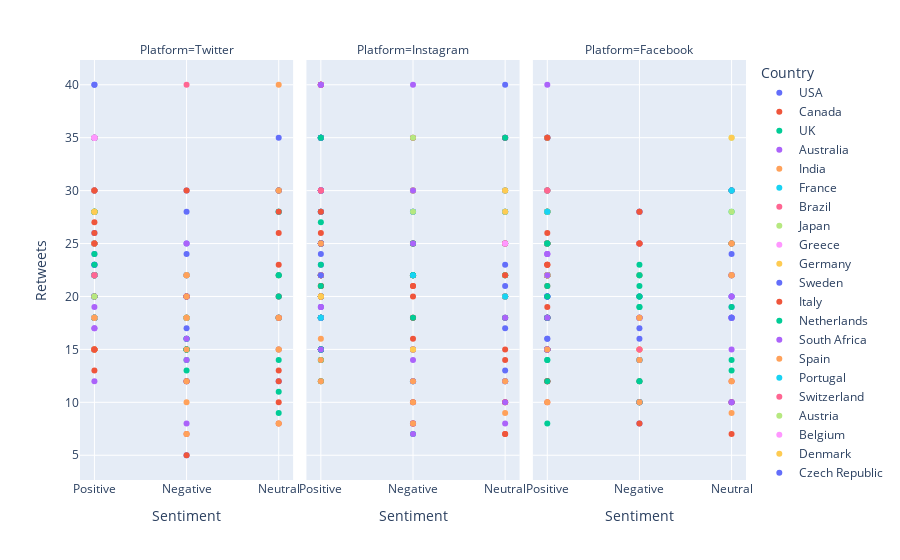

Notebook cell for this chart:
### Code cell
import plotly.express as px
df = pd.read_csv("C:\\Users\\sherr\\OneDrive\\Desktop\\Data Visualization\\resources\\sentimentdataset.csv")
df.Country = df.Country.str.strip()
df.Platform = df.Platform.str.strip()
df['Sentiment'] = df['Sentiment'].apply(remove_spaces)
df["Sentiment"]=df["Sentiment"].replace(changes)
fig = px.scatter(df, x="Sentiment", y="Retweets", color="Country",facet_col="Platform")
fig.show()

### Figure 1 — Plotly figure (JSON) as saved in the notebook; plotly's stock layout.template omitted (floating-point values rounded to 4 significant figures)
{"data": [{"hovertemplate": "Country=USA<br>Platform=Twitter<br>Sentiment=%{x}<br>Retweets=%{y}<extra></extra>", "legendgroup": "USA", "marker": {"color": "#636efa", "symbol": "circle"}, "mode": "markers", "name": "USA", "orientation": "v", "showlegend": true, "type": "scatter", "x": ["Positive", "Negative", "Positive", "Positive", "Positive", "Positive", "Positive", "Positive", "Positive", "Negative", "Negative", "Negative", "Neutral", "Positive", "Neutral", "Positive", "Positive", "Positive", "Positive", "Negative", "Negative", "Negative", "Positive", "Positive", "Negative", "Positive", "Neutral", "Positive", "Positive", "Positive", "Positive", "Positive", "Positive", "Positive", "Positive", "Positive", "Negative", "Positive", "Positive", "Positive", "Neutral", "Positive", "Positive", "Negative", "Negative", "Positive", "Negative", "Negative", "Negative", "Negative", "Negative", "Negative", "Negative", "Negative", "Positive", "Positive"], "xaxis": "x", "y": [15, 30, 22, 25, 20, 20, 20, 20, 20, 5, 12, 12, 15, 18, 12, 15, 23, 23, 23, 15, 20, 20, 25, 35, 20, 35, 35, 22, 35, 18, 22, 40, 35, 35, 40, 15, 20, 20, 25, 22, 20, 20, 20, 28, 18, 18, 16, 15, 17, 22, 18, 25, 16, 24, 24, 26], "yaxis": "y"}, {"hovertemplate": "Country=USA<br>Platform=Instagram<br>Sentiment=%{x}<br>Retweets=%{y}<extra></extra>", "legendgroup": "USA", "marker": {"color": "#636efa", "symbol": "circle"}, "mode": "markers", "name": "USA", "orientation": "v", "showlegend": false, "type": "scatter", "x": ["Positive", "Positive", "Positive", "Positive", "Negative", "Positive", "Positive", "Positive", "Positive", "Positive", "Positive", "Negative", "Positive", "Positive", "Positive", "Neutral", "Negative", "Positive", "Positive", "Positive", "Negative", "Positive", "Positive", "Positive", "Positive", "Positive", "Neutral", "Negative", "Neutral", "Neutral", "Positive", "Neutral", "Positive", "Positive", "Negative", "Neutral", "Positive", "Positive", "Neutral", "Positive", "Positive", "Positive", "Positive", "Negative", "Positive", "Neutral", "Neutral", "Positive", "Neutral", "Positive", "Positive", "Negative", "Positive", "Neutral", "Neutral", "Positive", "Positive", "Positive", "Positive", "Neutral", "Positive", "Positive", "Positive", "Negative", "Positive", "Positive", "Positive", "Neutral", "Neutral", "Positive", "Positive", "Positive"], "xaxis": "x2", "y": [20, 15, 22, 28, 8, 30, 25, 18, 30, 20, 18, 15, 30, 15, 25, 20, 15, 15, 25, 18, 30, 15, 15, 25, 30, 15, 18, 10, 20, 13, 25, 17, 25, 25, 18, 28, 25, 35, 35, 15, 40, 20, 20, 15, 40, 30, 25, 35, 40, 25, 22, 35, 22, 35, 25, 35, 20, 25, 30, 35, 30, 20, 22, 30, 15, 19, 20, 23, 21, 23, 25, 24], "yaxis": "y2"}, {"hovertemplate": "Country=USA<br>Platform=Facebook<br>Sentiment=%{x}<br>Retweets=%{y}<extra></extra>", "legendgroup": "USA", "marker": {"color": "#636efa", "symbol": "circle"}, "mode": "markers", "name": "USA", "orientation": "v", "showlegend": false, "type": "scatter", "x": ["Positive", "Neutral", "Positive", "Positive", "Positive", "Negative", "Positive", "Negative", "Positive", "Positive", "Positive", "Positive", "Positive", "Positive", "Positive", "Negative", "Negative", "Neutral", "Neutral", "Positive", "Positive", "Positive", "Positive", "Positive", "Positive", "Negative", "Negative", "Negative", "Negative", "Negative", "Positive", "Negative", "Negative", "Negative", "Neutral", "Positive", "Positive", "Positive", "Positive", "Positive", "Neutral", "Positive", "Neutral", "Positive", "Neutral", "Neutral", "Positive", "Positive", "Positive", "Positive", "Positive", "Positive", "Positive", "Positive", "Negative", "Positive", "Negative", "Neutral", "Neutral", "Neutral"], "xaxis": "x3", "y": [20, 25, 15, 30, 15, 18, 25, 18, 22, 22, 15, 18, 25, 15, 18, 10, 8, 10, 10, 25, 20, 20, 12, 16, 16, 16, 20, 20, 22, 25, 35, 28, 18, 25, 30, 28, 35, 35, 18, 18, 18, 18, 20, 18, 20, 25, 35, 25, 20, 25, 25, 28, 20, 25, 25, 20, 17, 24, 19, 18], "yaxis": "y3"}, {"hovertemplate": "Country=Canada<br>Platform=Twitter<br>Sentiment=%{x}<br>Retweets=%{y}<extra></extra>", "legendgroup": "Canada", "marker": {"color": "#EF553B", "symbol": "circle"}, "mode": "markers", "name": "Canada", "orientation": "v", "showlegend": true, "type": "scatter", "x": ["Negative", "Negative", "Positive", "Positive", "Positive", "Negative", "Negative", "Negative", "Positive", "Positive", "Positive", "Positive", "Neutral", "Negative", "Neutral", "Neutral", "Neutral", "Positive", "Positive", "Positive", "Positive", "Negative", "Positive", "Positive", "Positive", "Negative", "Positive", "Positive", "Neutral", "Positive", "Positive", "Neutral", "Positive", "Positive", "Positive", "Positive", "Positive", "Negative", "Positive", "Neutral", "Neutral", "Neutral", "Neutral", "Neutral", "Positive", "Positive"], "xaxis": "x", "y": [5, 7, 15, 18, 15, 20, 20, 15, 20, 18, 18, 25, 8, 12, 12, 10, 13, 18, 25, 25, 13, 15, 15, 18, 22, 18, 35, 22, 30, 22, 28, 30, 22, 30, 30, 30, 22, 30, 27, 26, 18, 20, 23, 22, 26, 22], "yaxis": "y"}, {"hovertemplate": "Country=Canada<br>Platform=Instagram<br>Sentiment=%{x}<br>Retweets=%{y}<extra></extra>", "legendgroup": "Canada", "marker": {"color": "#EF553B", "symbol": "circle"}, "mode": "markers", "name": "Canada", "orientation": "v", "showlegend": false, "type": "scatter", "x": ["Positive", "Positive", "Positive", "Positive", "Positive", "Negative", "Negative", "Neutral", "Neutral", "Positive", "Neutral", "Neutral", "Neutral", "Neutral", "Positive", "Neutral", "Positive", "Negative", "Negative", "Negative", "Negative", "Neutral", "Neutral", "Positive", "Neutral", "Negative", "Negative", "Negative", "Negative", "Positive", "Positive", "Positive", "Positive", "Neutral", "Positive", "Negative", "Positive", "Positive", "Negative", "Negative", "Negative", "Negative", "Negative", "Negative", "Negative"], "xaxis": "x2", "y": [15, 12, 18, 25, 22, 8, 10, 7, 7, 25, 10, 15, 10, 20, 21, 20, 21, 8, 22, 15, 25, 14, 20, 35, 35, 35, 25, 22, 25, 40, 40, 22, 40, 18, 25, 22, 26, 21, 18, 21, 16, 20, 21, 18, 22], "yaxis": "y2"}, {"hovertemplate": "Country=Canada<br>Platform=Facebook<br>Sentiment=%{x}<br>Retweets=%{y}<extra></extra>", "legendgroup": "Canada", "marker": {"color": "#EF553B", "symbol": "circle"}, "mode": "markers", "name": "Canada", "orientation": "v", "showlegend": false, "type": "scatter", "x": ["Positive", "Positive", "Positive", "Positive", "Positive", "Positive", "Positive", "Positive", "Positive", "Positive", "Positive", "Positive", "Positive", "Positive", "Positive", "Negative", "Negative", "Neutral", "Neutral", "Neutral", "Positive", "Positive", "Positive", "Positive", "Negative", "Positive", "Positive", "Neutral", "Neutral", "Positive", "Positive", "Positive", "Positive", "Neutral", "Positive", "Positive", "Positive", "Positive", "Positive", "Positive", "Positive", "Positive", "Positive", "Positive"], "xaxis": "x3", "y": [10, 12, 12, 12, 22, 25, 15, 22, 22, 15, 22, 15, 22, 22, 25, 12, 10, 7, 10, 12, 22, 21, 23, 23, 8, 15, 22, 25, 30, 30, 35, 22, 28, 22, 18, 22, 28, 18, 28, 22, 25, 26, 19, 23], "yaxis": "y3"}, {"hovertemplate": "Country=UK<br>Platform=Twitter<br>Sentiment=%{x}<br>Retweets=%{y}<extra></extra>", "legendgroup": "UK", "marker": {"color": "#00cc96", "symbol": "circle"}, "mode": "markers", "name": "UK", "orientation": "v", "showlegend": true, "type": "scatter", "x": ["Positive", "Positive", "Negative", "Neutral", "Negative", "Neutral", "Negative", "Positive", "Positive", "Neutral", "Positive", "Positive", "Positive", "Negative", "Negative", "Neutral", "Neutral", "Positive", "Positive", "Positive", "Positive", "Neutral", "Negative", "Negative", "Negative", "Negative", "Neutral", "Positive", "Neutral", "Neutral", "Negative", "Negative", "Positive", "Positive", "Positive", "Positive", "Positive", "Positive", "Neutral", "Neutral", "Neutral", "Positive", "Positive", "Neutral", "Positive", "Positive", "Positive", "Positive"], "xaxis": "x", "y": [18, 20, 18, 22, 18, 22, 15, 18, 15, 18, 25, 15, 18, 15, 15, 9, 11, 20, 15, 22, 22, 14, 14, 13, 15, 16, 28, 28, 20, 18, 22, 20, 18, 28, 22, 28, 30, 28, 30, 28, 18, 28, 18, 18, 25, 18, 24, 23], "yaxis": "y"}, {"hovertemplate": "Country=UK<br>Platform=Instagram<br>Sentiment=%{x}<br>Retweets=%{y}<extra></extra>", "legendgroup": "UK", "marker": {"color": "#00cc96", "symbol": "circle"}, "mode": "markers", "name": "UK", "orientation": "v", "showlegend": false, "type": "scatter", "x": ["Positive", "Positive", "Positive", "Positive", "Negative", "Positive", "Positive", "Negative", "Positive", "Positive", "Neutral", "Positive", "Positive", "Positive", "Negative", "Negative", "Negative", "Positive", "Neutral", "Positive", "Neutral", "Positive", "Positive", "Positive", "Positive", "Positive", "Positive", "Negative", "Neutral", "Positive", "Neutral", "Negative", "Positive", "Positive", "Neutral", "Neutral", "Positive", "Positive", "Positive", "Positive", "Negative", "Positive", "Positive", "Negative", "Positive", "Negative", "Positive", "Neutral", "Neutral", "Neutral", "Positive", "Positive", "Positive"], "xaxis": "x2", "y": [15, 18, 12, 18, 25, 30, 18, 25, 30, 22, 18, 15, 25, 20, 12, 7, 12, 15, 12, 20, 22, 15, 14, 14, 30, 18, 18, 18, 22, 30, 35, 28, 18, 35, 28, 30, 22, 28, 35, 22, 22, 28, 35, 22, 20, 22, 23, 22, 25, 20, 27, 21, 22], "yaxis": "y2"}, {"hovertemplate": "Country=UK<br>Platform=Facebook<br>Sentiment=%{x}<br>Retweets=%{y}<extra></extra>", "legendgroup": "UK", "marker": {"color": "#00cc96", "symbol": "circle"}, "mode": "markers", "name": "UK", "orientation": "v", "showlegend": false, "type": "scatter", "x": ["Positive", "Positive", "Positive", "Positive", "Positive", "Positive", "Positive", "Positive", "Negative", "Negative", "Negative", "Negative", "Neutral", "Neutral", "Positive", "Positive", "Negative", "Negative", "Neutral", "Positive", "Positive", "Positive", "Negative", "Neutral", "Positive", "Neutral", "Neutral", "Positive", "Positive", "Positive", "Positive", "Positive", "Negative", "Negative", "Negative", "Negative", "Negative", "Negative", "Negative", "Neutral", "Positive", "Positive"], "xaxis": "x3", "y": [8, 12, 22, 15, 22, 15, 25, 25, 10, 12, 10, 10, 13, 14, 14, 14, 12, 14, 22, 28, 28, 28, 22, 25, 30, 30, 30, 18, 22, 18, 22, 22, 20, 19, 14, 23, 19, 21, 20, 19, 20, 21], "yaxis": "y3"}, {"hovertemplate": "Country=Australia<br>Platform=Twitter<br>Sentiment=%{x}<br>Retweets=%{y}<extra></extra>", "legendgroup": "Australia", "marker": {"color": "#ab63fa", "symbol": "circle"}, "mode": "markers", "name": "Australia", "orientation": "v", "showlegend": true, "type": "scatter", "x": ["Positive", "Positive", "Positive", "Positive", "Neutral", "Neutral", "Negative", "Positive", "Negative", "Positive", "Positive", "Positive", "Positive", "Negative", "Negative", "Positive", "Positive", "Positive", "Negative", "Negative", "Positive", "Positive"], "xaxis": "x", "y": [15, 15, 22, 20, 30, 18, 8, 12, 14, 18, 19, 17, 17, 25, 16, 18, 30, 30, 20, 22, 25, 22], "yaxis": "y"}, {"hovertemplate": "Country=Australia<br>Platform=Instagram<br>Sentiment=%{x}<br>Retweets=%{y}<extra></extra>", "legendgroup": "Australia", "marker": {"color": "#ab63fa", "symbol": "circle"}, "mode": "markers", "name": "Australia", "orientation": "v", "showlegend": false, "type": "scatter", "x": ["Neutral", "Positive", "Positive", "Neutral", "Positive", "Positive", "Positive", "Negative", "Negative", "Negative", "Neutral", "Neutral", "Negative", "Positive", "Positive", "Positive", "Positive", "Neutral", "Negative", "Negative", "Negative", "Neutral", "Negative", "Positive", "Negative", "Positive", "Positive"], "xaxis": "x2", "y": [12, 15, 30, 20, 30, 20, 18, 7, 8, 15, 12, 8, 14, 18, 25, 19, 19, 10, 12, 25, 12, 18, 28, 30, 28, 22, 28], "yaxis": "y2"}, {"hovertemplate": "Country=Australia<br>Platform=Facebook<br>Sentiment=%{x}<br>Retweets=%{y}<extra></extra>", "legendgroup": "Australia", "marker": {"color": "#ab63fa", "symbol": "circle"}, "mode": "markers", "name": "Australia", "orientation": "v", "showlegend": false, "type": "scatter", "x": ["Neutral", "Positive", "Neutral", "Neutral", "Positive", "Positive", "Negative", "Positive", "Neutral", "Negative", "Positive", "Neutral", "Positive", "Positive", "Positive", "Negative", "Neutral", "Negative", "Positive", "Positive", "Neutral", "Positive", "Neutral", "Neutral", "Negative", "Negative"], "xaxis": "x3", "y": [18, 15, 22, 22, 15, 15, 10, 15, 15, 14, 18, 18, 24, 24, 24, 18, 10, 18, 40, 30, 20, 22, 18, 30, 25, 28], "yaxis": "y3"}, {"hovertemplate": "Country=India<br>Platform=Twitter<br>Sentiment=%{x}<br>Retweets=%{y}<extra></extra>", "legendgroup": "India", "marker": {"color": "#FFA15A", "symbol": "circle"}, "mode": "markers", "name": "India", "orientation": "v", "showlegend": true, "type": "scatter", "x": ["Positive", "Neutral", "Positive", "Positive", "Positive", "Positive", "Negative", "Positive", "Negative", "Positive", "Positive", "Positive", "Positive", "Neutral", "Positive", "Negative", "Negative", "Negative", "Negative", "Neutral", "Neutral", "Positive", "Positive", "Positive", "Positive", "Negative", "Positive", "Neutral", "Positive", "Positive", "Positive"], "xaxis": "x", "y": [25, 15, 22, 15, 15, 28, 18, 15, 18, 15, 25, 22, 20, 30, 22, 12, 7, 15, 10, 8, 15, 18, 15, 18, 15, 18, 22, 40, 30, 15, 22], "yaxis": "y"}, {"hovertemplate": "Country=India<br>Platform=Instagram<br>Sentiment=%{x}<br>Retweets=%{y}<extra></extra>", "legendgroup": "India", "marker": {"color": "#FFA15A", "symbol": "circle"}, "mode": "markers", "name": "India", "orientation": "v", "showlegend": false, "type": "scatter", "x": ["Positive", "Positive", "Negative", "Neutral", "Neutral", "Positive", "Positive", "Positive", "Positive", "Negative", "Negative", "Positive", "Positive", "Neutral", "Negative", "Negative", "Neutral", "Neutral", "Positive"], "xaxis": "x2", "y": [22, 25, 8, 12, 9, 12, 20, 16, 14, 12, 10, 40, 20, 25, 30, 30, 22, 28, 22], "yaxis": "y2"}, {"hovertemplate": "Country=India<br>Platform=Facebook<br>Sentiment=%{x}<br>Retweets=%{y}<extra></extra>", "legendgroup": "India", "marker": {"color": "#FFA15A", "symbol": "circle"}, "mode": "markers", "name": "India", "orientation": "v", "showlegend": false, "type": "scatter", "x": ["Positive", "Negative", "Negative", "Negative", "Negative", "Neutral", "Positive", "Positive", "Neutral", "Negative", "Negative", "Positive", "Neutral", "Neutral", "Neutral", "Neutral", "Negative", "Negative", "Negative", "Positive"], "xaxis": "x3", "y": [25, 25, 15, 25, 15, 25, 22, 15, 25, 15, 10, 10, 12, 22, 9, 22, 18, 14, 18, 30], "yaxis": "y3"}, {"hovertemplate": "Country=France<br>Platform=Twitter<br>Sentiment=%{x}<br>Retweets=%{y}<extra></extra>", "legendgroup": "France", "marker": {"color": "#19d3f3", "symbol": "circle"}, "mode": "markers", "name": "France", "orientation": "v", "showlegend": true, "type": "scatter", "x": ["Positive", "Positive", "Negative", "Negative", "Positive", "Neutral", "Positive", "Positive", "Positive"], "xaxis": "x", "y": [18, 18, 18, 22, 18, 28, 22, 22, 22], "yaxis": "y"}, {"hovertemplate": "Country=France<br>Platform=Instagram<br>Sentiment=%{x}<br>Retweets=%{y}<extra></extra>", "legendgroup": "France", "marker": {"color": "#19d3f3", "symbol": "circle"}, "mode": "markers", "name": "France", "orientation": "v", "showlegend": false, "type": "scatter", "x": ["Positive", "Neutral", "Negative", "Negative", "Positive"], "xaxis": "x2", "y": [30, 28, 22, 28, 18], "yaxis": "y2"}, {"hovertemplate": "Country=France<br>Platform=Facebook<br>Sentiment=%{x}<br>Retweets=%{y}<extra></extra>", "legendgroup": "France", "marker": {"color": "#19d3f3", "symbol": "circle"}, "mode": "markers", "name": "France", "orientation": "v", "showlegend": false, "type": "scatter", "x": ["Negative", "Neutral"], "xaxis": "x3", "y": [28, 30], "yaxis": "y3"}, {"hovertemplate": "Country=Brazil<br>Platform=Twitter<br>Sentiment=%{x}<br>Retweets=%{y}<extra></extra>", "legendgroup": "Brazil", "marker": {"color": "#FF6692", "symbol": "circle"}, "mode": "markers", "name": "Brazil", "orientation": "v", "showlegend": true, "type": "scatter", "x": ["Positive", "Negative", "Negative", "Positive", "Negative"], "xaxis": "x", "y": [35, 20, 22, 22, 40], "yaxis": "y"}, {"hovertemplate": "Country=Brazil<br>Platform=Instagram<br>Sentiment=%{x}<br>Retweets=%{y}<extra></extra>", "legendgroup": "Brazil", "marker": {"color": "#FF6692", "symbol": "circle"}, "mode": "markers", "name": "Brazil", "orientation": "v", "showlegend": false, "type": "scatter", "x": ["Neutral", "Neutral", "Positive", "Positive", "Positive", "Positive"], "xaxis": "x2", "y": [25, 25, 22, 30, 40, 22], "yaxis": "y2"}, {"hovertemplate": "Country=Brazil<br>Platform=Facebook<br>Sentiment=%{x}<br>Retweets=%{y}<extra></extra>", "legendgroup": "Brazil", "marker": {"color": "#FF6692", "symbol": "circle"}, "mode": "markers", "name": "Brazil", "orientation": "v", "showlegend": false, "type": "scatter", "x": ["Negative", "Negative", "Negative", "Positive", "Positive", "Positive"], "xaxis": "x3", "y": [25, 28, 15, 25, 30, 22], "yaxis": "y3"}, {"hovertemplate": "Country=Japan<br>Platform=Twitter<br>Sentiment=%{x}<br>Retweets=%{y}<extra></extra>", "legendgroup": "Japan", "marker": {"color": "#B6E880", "symbol": "circle"}, "mode": "markers", "name": "Japan", "orientation": "v", "showlegend": true, "type": "scatter", "x": ["Positive", "Positive", "Positive", "Neutral"], "xaxis": "x", "y": [18, 35, 20, 18], "yaxis": "y"}, {"hovertemplate": "Country=Japan<br>Platform=Instagram<br>Sentiment=%{x}<br>Retweets=%{y}<extra></extra>", "legendgroup": "Japan", "marker": {"color": "#B6E880", "symbol": "circle"}, "mode": "markers", "name": "Japan", "orientation": "v", "showlegend": false, "type": "scatter", "x": ["Neutral", "Negative", "Negative", "Positive", "Negative"], "xaxis": "x2", "y": [20, 35, 30, 22, 28], "yaxis": "y2"}, {"hovertemplate": "Country=Japan<br>Platform=Facebook<br>Sentiment=%{x}<br>Retweets=%{y}<extra></extra>", "legendgroup": "Japan", "marker": {"color": "#B6E880", "symbol": "circle"}, "mode": "markers", "name": "Japan", "orientation": "v", "showlegend": false, "type": "scatter", "x": ["Positive", "Positive", "Positive", "Positive", "Neutral", "Positive"], "xaxis": "x3", "y": [22, 22, 28, 25, 35, 35], "yaxis": "y3"}, {"hovertemplate": "Country=Greece<br>Platform=Twitter<br>Sentiment=%{x}<br>Retweets=%{y}<extra></extra>", "legendgroup": "Greece", "marker": {"color": "#FF97FF", "symbol": "circle"}, "mode": "markers", "name": "Greece", "orientation": "v", "showlegend": true, "type": "scatter", "x": ["Positive", "Neutral", "Positive"], "xaxis": "x", "y": [18, 18, 35], "yaxis": "y"}, {"hovertemplate": "Country=Greece<br>Platform=Facebook<br>Sentiment=%{x}<br>Retweets=%{y}<extra></extra>", "legendgroup": "Greece", "marker": {"color": "#FF97FF", "symbol": "circle"}, "mode": "markers", "name": "Greece", "orientation": "v", "showlegend": false, "type": "scatter", "x": ["Neutral", "Positive"], "xaxis": "x3", "y": [18, 22], "yaxis": "y3"}, {"hovertemplate": "Country=Germany<br>Platform=Twitter<br>Sentiment=%{x}<br>Retweets=%{y}<extra></extra>", "legendgroup": "Germany", "marker": {"color": "#FECB52", "symbol": "circle"}, "mode": "markers", "name": "Germany", "orientation": "v", "showlegend": true, "type": "scatter", "x": ["Negative", "Negative", "Positive", "Positive"], "xaxis": "x", "y": [22, 18, 28, 28], "yaxis": "y"}, {"hovertemplate": "Country=Germany<br>Platform=Instagram<br>Sentiment=%{x}<br>Retweets=%{y}<extra></extra>", "legendgroup": "Germany", "marker": {"color": "#FECB52", "symbol": "circle"}, "mode": "markers", "name": "Germany", "orientation": "v", "showlegend": false, "type": "scatter", "x": ["Negative", "Negative", "Neutral"], "xaxis": "x2", "y": [15, 15, 28], "yaxis": "y2"}, {"hovertemplate": "Country=Germany<br>Platform=Facebook<br>Sentiment=%{x}<br>Retweets=%{y}<extra></extra>", "legendgroup": "Germany", "marker": {"color": "#FECB52", "symbol": "circle"}, "mode": "markers", "name": "Germany", "orientation": "v", "showlegend": false, "type": "scatter", "x": ["Positive", "Positive", "Positive", "Negative", "Positive", "Positive", "Neutral"], "xaxis": "x3", "y": [22, 22, 28, 22, 28, 28, 35], "yaxis": "y3"}, {"hovertemplate": "Country=Sweden<br>Platform=Instagram<br>Sentiment=%{x}<br>Retweets=%{y}<extra></extra>", "legendgroup": "Sweden", "marker": {"color": "#636efa", "symbol": "circle"}, "mode": "markers", "name": "Sweden", "orientation": "v", "showlegend": true, "type": "scatter", "x": ["Positive", "Positive"], "xaxis": "x2", "y": [35, 35], "yaxis": "y2"}, {"hovertemplate": "Country=Italy<br>Platform=Twitter<br>Sentiment=%{x}<br>Retweets=%{y}<extra></extra>", "legendgroup": "Italy", "marker": {"color": "#EF553B", "symbol": "circle"}, "mode": "markers", "name": "Italy", "orientation": "v", "showlegend": true, "type": "scatter", "x": ["Positive", "Positive", "Neutral", "Positive", "Neutral"], "xaxis": "x", "y": [15, 15, 18, 25, 28], "yaxis": "y"}, {"hovertemplate": "Country=Italy<br>Platform=Instagram<br>Sentiment=%{x}<br>Retweets=%{y}<extra></extra>", "legendgroup": "Italy", "marker": {"color": "#EF553B", "symbol": "circle"}, "mode": "markers", "name": "Italy", "orientation": "v", "showlegend": false, "type": "scatter", "x": ["Positive", "Positive"], "xaxis": "x2", "y": [20, 28], "yaxis": "y2"}, {"hovertemplate": "Country=Italy<br>Platform=Facebook<br>Sentiment=%{x}<br>Retweets=%{y}<extra></extra>", "legendgroup": "Italy", "marker": {"color": "#EF553B", "symbol": "circle"}, "mode": "markers", "name": "Italy", "orientation": "v", "showlegend": false, "type": "scatter", "x": ["Negative", "Negative", "Positive", "Positive"], "xaxis": "x3", "y": [28, 25, 22, 35], "yaxis": "y3"}, {"hovertemplate": "Country=Netherlands<br>Platform=Instagram<br>Sentiment=%{x}<br>Retweets=%{y}<extra></extra>", "legendgroup": "Netherlands", "marker": {"color": "#00cc96", "symbol": "circle"}, "mode": "markers", "name": "Netherlands", "orientation": "v", "showlegend": true, "type": "scatter", "x": ["Positive"], "xaxis": "x2", "y": [35], "yaxis": "y2"}, {"hovertemplate": "Country=Netherlands<br>Platform=Facebook<br>Sentiment=%{x}<br>Retweets=%{y}<extra></extra>", "legendgroup": "Netherlands", "marker": {"color": "#00cc96", "symbol": "circle"}, "mode": "markers", "name": "Netherlands", "orientation": "v", "showlegend": false, "type": "scatter", "x": ["Positive", "Positive", "Negative"], "xaxis": "x3", "y": [25, 25, 22], "yaxis": "y3"}, {"hovertemplate": "Country=South Africa<br>Platform=Instagram<br>Sentiment=%{x}<br>Retweets=%{y}<extra></extra>", "legendgroup": "South Africa", "marker": {"color": "#ab63fa", "symbol": "circle"}, "mode": "markers", "name": "South Africa", "orientation": "v", "showlegend": true, "type": "scatter", "x": ["Positive", "Positive", "Negative", "Negative", "Positive", "Positive"], "xaxis": "x2", "y": [40, 40, 40, 30, 30, 35], "yaxis": "y2"}, {"hovertemplate": "Country=Spain<br>Platform=Twitter<br>Sentiment=%{x}<br>Retweets=%{y}<extra></extra>", "legendgroup": "Spain", "marker": {"color": "#FFA15A", "symbol": "circle"}, "mode": "markers", "name": "Spain", "orientation": "v", "showlegend": true, "type": "scatter", "x": ["Positive", "Positive", "Negative", "Negative", "Negative"], "xaxis": "x", "y": [18, 18, 20, 18, 22], "yaxis": "y"}, {"hovertemplate": "Country=Spain<br>Platform=Instagram<br>Sentiment=%{x}<br>Retweets=%{y}<extra></extra>", "legendgroup": "Spain", "marker": {"color": "#FFA15A", "symbol": "circle"}, "mode": "markers", "name": "Spain", "orientation": "v", "showlegend": false, "type": "scatter", "x": ["Neutral"], "xaxis": "x2", "y": [30], "yaxis": "y2"}, {"hovertemplate": "Country=Portugal<br>Platform=Facebook<br>Sentiment=%{x}<br>Retweets=%{y}<extra></extra>", "legendgroup": "Portugal", "marker": {"color": "#19d3f3", "symbol": "circle"}, "mode": "markers", "name": "Portugal", "orientation": "v", "showlegend": true, "type": "scatter", "x": ["Positive", "Positive"], "xaxis": "x3", "y": [28, 28], "yaxis": "y3"}, {"hovertemplate": "Country=Switzerland<br>Platform=Twitter<br>Sentiment=%{x}<br>Retweets=%{y}<extra></extra>", "legendgroup": "Switzerland", "marker": {"color": "#FF6692", "symbol": "circle"}, "mode": "markers", "name": "Switzerland", "orientation": "v", "showlegend": true, "type": "scatter", "x": ["Positive"], "xaxis": "x", "y": [22], "yaxis": "y"}, {"hovertemplate": "Country=Switzerland<br>Platform=Instagram<br>Sentiment=%{x}<br>Retweets=%{y}<extra></extra>", "legendgroup": "Switzerland", "marker": {"color": "#FF6692", "symbol": "circle"}, "mode": "markers", "name": "Switzerland", "orientation": "v", "showlegend": false, "type": "scatter", "x": ["Positive", "Positive"], "xaxis": "x2", "y": [30, 30], "yaxis": "y2"}, {"hovertemplate": "Country=Austria<br>Platform=Facebook<br>Sentiment=%{x}<br>Retweets=%{y}<extra></extra>", "legendgroup": "Austria", "marker": {"color": "#B6E880", "symbol": "circle"}, "mode": "markers", "name": "Austria", "orientation": "v", "showlegend": true, "type": "scatter", "x": ["Positive", "Positive"], "xaxis": "x3", "y": [22, 22], "yaxis": "y3"}, {"hovertemplate": "Country=Belgium<br>Platform=Twitter<br>Sentiment=%{x}<br>Retweets=%{y}<extra></extra>", "legendgroup": "Belgium", "marker": {"color": "#FF97FF", "symbol": "circle"}, "mode": "markers", "name": "Belgium", "orientation": "v", "showlegend": true, "type": "scatter", "x": ["Positive", "Positive"], "xaxis": "x", "y": [35, 35], "yaxis": "y"}, {"hovertemplate": "Country=Denmark<br>Platform=Instagram<br>Sentiment=%{x}<br>Retweets=%{y}<extra></extra>", "legendgroup": "Denmark", "marker": {"color": "#FECB52", "symbol": "circle"}, "mode": "markers", "name": "Denmark", "orientation": "v", "showlegend": true, "type": "scatter", "x": ["Positive", "Positive"], "xaxis": "x2", "y": [20, 20], "yaxis": "y2"}, {"hovertemplate": "Country=Czech Republic<br>Platform=Facebook<br>Sentiment=%{x}<br>Retweets=%{y}<extra></extra>", "legendgroup": "Czech Republic", "marker": {"color": "#636efa", "symbol": "circle"}, "mode": "markers", "name": "Czech Republic", "orientation": "v", "showlegend": true, "type": "scatter", "x": ["Neutral", "Neutral"], "xaxis": "x3", "y": [18, 18], "yaxis": "y3"}, {"hovertemplate": "Country=Jordan<br>Platform=Twitter<br>Sentiment=%{x}<br>Retweets=%{y}<extra></extra>", "legendgroup": "Jordan", "marker": {"color": "#EF553B", "symbol": "circle"}, "mode": "markers", "name": "Jordan", "orientation": "v", "showlegend": true, "type": "scatter", "x": ["Positive"], "xaxis": "x", "y": [30], "yaxis": "y"}, {"hovertemplate": "Country=Peru<br>Platform=Facebook<br>Sentiment=%{x}<br>Retweets=%{y}<extra></extra>", "legendgroup": "Peru", "marker": {"color": "#00cc96", "symbol": "circle"}, "mode": "markers", "name": "Peru", "orientation": "v", "showlegend": true, "type": "scatter", "x": ["Neutral"], "xaxis": "x3", "y": [28], "yaxis": "y3"}, {"hovertemplate": "Country=Maldives<br>Platform=Facebook<br>Sentiment=%{x}<br>Retweets=%{y}<extra></extra>", "legendgroup": "Maldives", "marker": {"color": "#ab63fa", "symbol": "circle"}, "mode": "markers", "name": "Maldives", "orientation": "v", "showlegend": true, "type": "scatter", "x": ["Positive"], "xaxis": "x3", "y": [22], "yaxis": "y3"}, {"hovertemplate": "Country=China<br>Platform=Twitter<br>Sentiment=%{x}<br>Retweets=%{y}<extra></extra>", "legendgroup": "China", "marker": {"color": "#FFA15A", "symbol": "circle"}, "mode": "markers", "name": "China", "orientation": "v", "showlegend": true, "type": "scatter", "x": ["Neutral"], "xaxis": "x", "y": [18], "yaxis": "y"}, {"hovertemplate": "Country=Cambodia<br>Platform=Instagram<br>Sentiment=%{x}<br>Retweets=%{y}<extra></extra>", "legendgroup": "Cambodia", "marker": {"color": "#19d3f3", "symbol": "circle"}, "mode": "markers", "name": "Cambodia", "orientation": "v", "showlegend": true, "type": "scatter", "x": ["Neutral"], "xaxis": "x2", "y": [20], "yaxis": "y2"}, {"hovertemplate": "Country=Norway<br>Platform=Instagram<br>Sentiment=%{x}<br>Retweets=%{y}<extra></extra>", "legendgroup": "Norway", "marker": {"color": "#FF6692", "symbol": "circle"}, "mode": "markers", "name": "Norway", "orientation": "v", "showlegend": true, "type": "scatter", "x": ["Positive"], "xaxis": "x2", "y": [22], "yaxis": "y2"}, {"hovertemplate": "Country=Colombia<br>Platform=Facebook<br>Sentiment=%{x}<br>Retweets=%{y}<extra></extra>", "legendgroup": "Colombia", "marker": {"color": "#B6E880", "symbol": "circle"}, "mode": "markers", "name": "Colombia", "orientation": "v", "showlegend": true, "type": "scatter", "x": ["Neutral"], "xaxis": "x3", "y": [28], "yaxis": "y3"}, {"hovertemplate": "Country=Ireland<br>Platform=Instagram<br>Sentiment=%{x}<br>Retweets=%{y}<extra></extra>", "legendgroup": "Ireland", "marker": {"color": "#FF97FF", "symbol": "circle"}, "mode": "markers", "name": "Ireland", "orientation": "v", "showlegend": true, "type": "scatter", "x": ["Neutral"], "xaxis": "x2", "y": [25], "yaxis": "y2"}, {"hovertemplate": "Country=Jamaica<br>Platform=Instagram<br>Sentiment=%{x}<br>Retweets=%{y}<extra></extra>", "legendgroup": "Jamaica", "marker": {"color": "#FECB52", "symbol": "circle"}, "mode": "markers", "name": "Jamaica", "orientation": "v", "showlegend": true, "type": "scatter", "x": ["Neutral"], "xaxis": "x2", "y": [30], "yaxis": "y2"}, {"hovertemplate": "Country=Kenya<br>Platform=Instagram<br>Sentiment=%{x}<br>Retweets=%{y}<extra></extra>", "legendgroup": "Kenya", "marker": {"color": "#636efa", "symbol": "circle"}, "mode": "markers", "name": "Kenya", "orientation": "v", "showlegend": true, "type": "scatter", "x": ["Positive"], "xaxis": "x2", "y": [22], "yaxis": "y2"}, {"hovertemplate": "Country=Scotland<br>Platform=Instagram<br>Sentiment=%{x}<br>Retweets=%{y}<extra></extra>", "legendgroup": "Scotland", "marker": {"color": "#EF553B", "symbol": "circle"}, "mode": "markers", "name": "Scotland", "orientation": "v", "showlegend": true, "type": "scatter", "x": ["Neutral"], "xaxis": "x2", "y": [22], "yaxis": "y2"}, {"hovertemplate": "Country=Thailand<br>Platform=Instagram<br>Sentiment=%{x}<br>Retweets=%{y}<extra></extra>", "legendgroup": "Thailand", "marker": {"color": "#00cc96", "symbol": "circle"}, "mode": "markers", "name": "Thailand", "orientation": "v", "showlegend": true, "type": "scatter", "x": ["Positive"], "xaxis": "x2", "y": [35], "yaxis": "y2"}], "layout": {"annotations": [{"font": {}, "showarrow": false, "text": "Platform=Twitter", "x": 0.16, "xanchor": "center", "xref": "paper", "y": 1, "yanchor": "bottom", "yref": "paper"}, {"font": {}, "showarrow": false, "text": "Platform=Instagram", "x": 0.5, "xanchor": "center", "xref": "paper", "y": 1, "yanchor": "bottom", "yref": "paper"}, {"font": {}, "showarrow": false, "text": "Platform=Facebook", "x": 0.84, "xanchor": "center", "xref": "paper", "y": 1, "yanchor": "bottom", "yref": "paper"}], "legend": {"title": {"text": "Country"}, "tracegroupgap": 0}, "margin": {"t": 60}, "xaxis": {"anchor": "y", "domain": [0, 0.32], "title": {"text": "Sentiment"}}, "xaxis2": {"anchor": "y2", "domain": [0.34, 0.66], "matches": "x", "title": {"text": "Sentiment"}}, "xaxis3": {"anchor": "y3", "domain": [0.68, 1.0], "matches": "x", "title": {"text": "Sentiment"}}, "yaxis": {"anchor": "x", "domain": [0, 1], "title": {"text": "Retweets"}}, "yaxis2": {"anchor": "x2", "domain": [0, 1], "matches": "y", "showticklabels": false}, "yaxis3": {"anchor": "x3", "domain": [0, 1], "matches": "y", "showticklabels": false}}}
